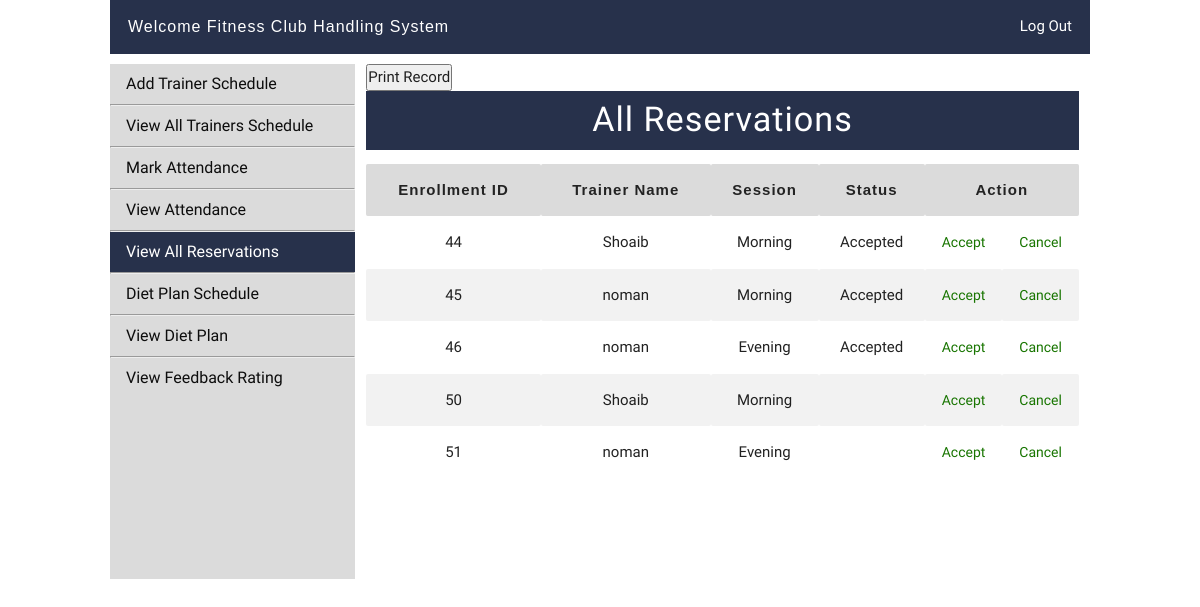
Page /adminpanel/adminarea.php?all_reservations on the committed database.
### tables this page shows
CREATE TABLE `enrollment` (
  `enrollment_id` int(100) NOT NULL,
  `student_id` int(100) NOT NULL,
  `trainer_id` int(100) NOT NULL,
  `session_id` int(100) NOT NULL,
  `status` varchar(50) DEFAULT NULL
);

CREATE TABLE `trainers` (
  `trainer_id` int(100) NOT NULL,
  `session_id` int(100) NOT NULL,
  `total_seats` varchar(255) NOT NULL,
  `trainer_image` text NOT NULL,
  `trainer_name` varchar(255) NOT NULL,
  `trainer_details` text NOT NULL,
  `package_name` varchar(50) DEFAULT NULL,
  `training_fee` varchar(20) DEFAULT NULL
);

CREATE TABLE `session` (
  `session_id` int(100) NOT NULL,
  `session_name` varchar(255) NOT NULL
);

### adminpanel/all_reservations.php (the view, shortened to what this page needs)
<button onClick="window.print()">Print Record</button>
<div class="row view_table">
    <div class="col 12 m12 l12" style="padding: 0 !important">
        <h4 class="center heading" style="margin-top: 0px;">All Reservations</h4>
        <table>
            <tr>
                <th class='center'>Enrollment ID</th>
                <th class='center'>Trainer Name</th>
                <th class='center'>Session</th>
                <th class='center'>Status</th>
                <th class='center' colspan="2">Action</th>
            </tr>
            <?php
           $uType='';
           $user_name='';
            $get_pro = "select * from enrollment";
            $run_pro = mysqli_query($con, $get_pro);
            while ($row_pro = mysqli_fetch_array($run_pro)) {
                $trainer_id = $row_pro['trainer_id'];
                $enrollment_id = $row_pro['enrollment_id'];
                $session_id = $row_pro['session_id'];
                $status = $row_pro['status'];
                $get_course ='';
                if($uType <> "Trainer")
                     $get_course = "select * from trainers where trainer_id = '$trainer_id'";
                 else
                     $get_course = "select * from trainers where trainer_id = '$trainer_id' and trainer_name = '$user_name'";
                 $run_course = mysqli_query($con, $get_course);
                $course_name = mysqli_fetch_assoc($run_course);
                $trainer_name ='';
                if (isset($course_name))
                   $trainer_name = $course_name['trainer_name'];
                 else
                   break ;
                $get_session = "select * from session where session_id = '$session_id'";
                $run_session = mysqli_query($con, $get_session);
                $session_name = mysqli_fetch_assoc($run_session);
                $s_name = $session_name['session_name'];
                echo "
    <tr>
        <td class='center'>$enrollment_id</td>
        <td class='center'>$trainer_name</td>
        <td class='center'>$s_name</td>
        <td class='center'>$status</td>
        <td class='center'><a href='delete_reservation.php?enr_id=$enrollment_id' style='font-size: 14px; color: #187500;'>Accept</a></td>
        <td class='center'><a href='delete_reservation.php?enrollment_id=$enrollment_id' style='font-size: 14px; color: #187500;'>Cancel</a></td>
    </tr>
    ";
            } ?>
        </table>
    </div>
</div>

### css/style.css (style rules this page uses)
* { margin: 0; padding: 0; }
h4.heading { font-family: 'Julius Sans One', sans-serif; background: #27314b; color: #fff; padding: 10px 0px 12px 0px; letter-spacing: 1px; }
.view_table table th { text-align: center; background: #dbdbdb; color: #232323; font-family: sans-serif; letter-spacing: 1px; }
.view_table table td { text-align: center; }
.view_table table tr:nth-of-type(odd) { background: #f2f2f2; }

### rows in the picture
enrollment: enrollment_id "44", trainer.trainer_name "Shoaib", session.session_name "Morning", status "Accepted"
enrollment: enrollment_id "45", trainer.trainer_name "noman", session.session_name "Morning", status "Accepted"
enrollment: enrollment_id "46", trainer.trainer_name "noman", session.session_name "Evening", status "Accepted"
enrollment: enrollment_id "50", trainer.trainer_name "Shoaib", session.session_name "Morning"
enrollment: enrollment_id "51", trainer.trainer_name "noman", session.session_name "Evening"
